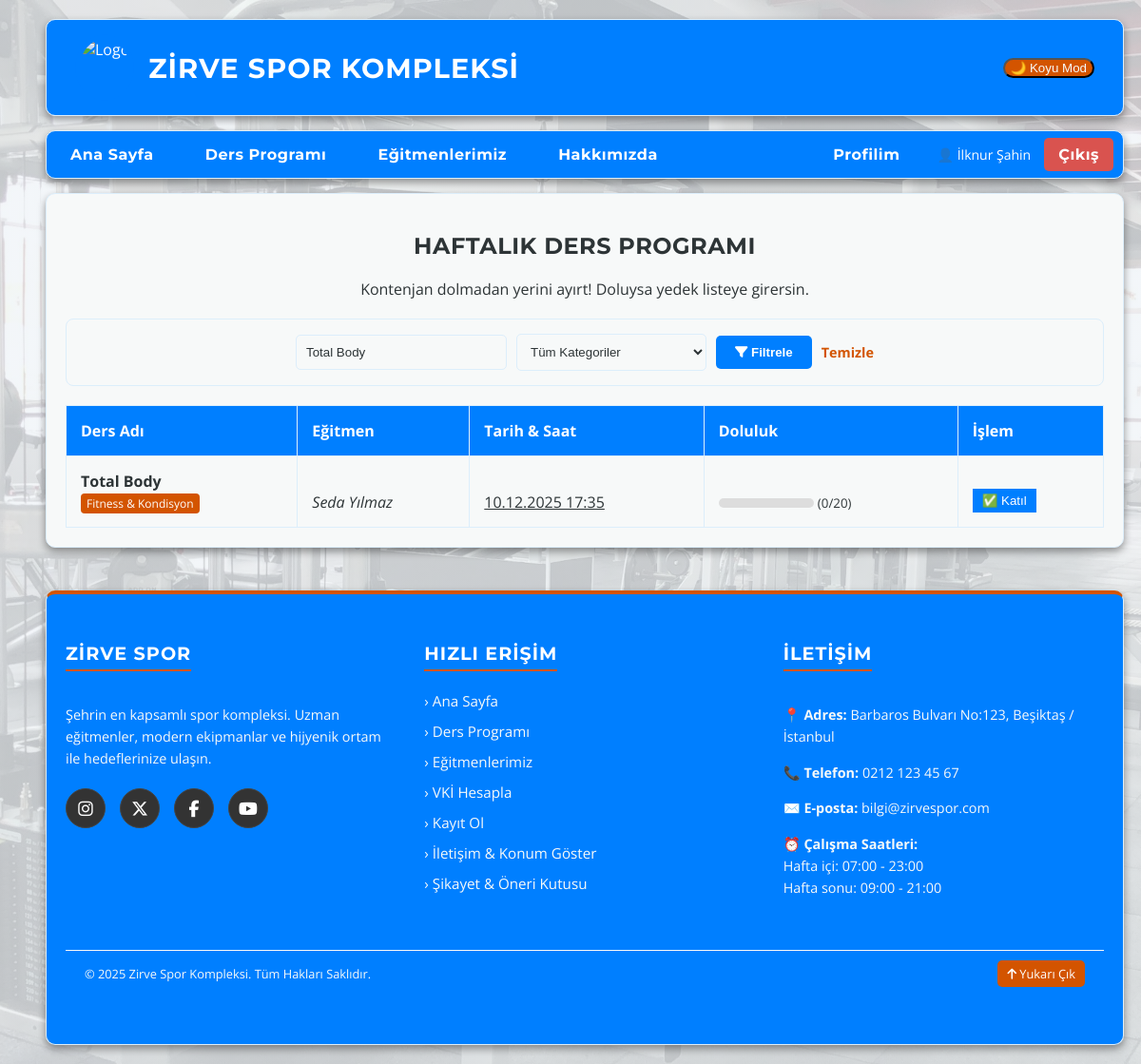
The app's page /dersler.php?ara=Total Body (signed in) with its own data.
### tables this page shows
CREATE TABLE `dersler` (
  `id` int(11) NOT NULL,
  `ders_adi` varchar(100) NOT NULL,
  `kategori_id` int(11) DEFAULT NULL,
  `egitmen_id` int(11) DEFAULT NULL,
  `tarih_saat` datetime NOT NULL,
  `kontenjan` int(11) DEFAULT 15
);

CREATE TABLE `kategoriler` (
  `id` int(11) NOT NULL,
  `kategori_adi` varchar(50) NOT NULL
);

CREATE TABLE `egitmenler` (
  `id` int(11) NOT NULL,
  `ad_soyad` varchar(100) NOT NULL,
  `uzmanlik` varchar(100) NOT NULL,
  `biyografi` text DEFAULT NULL,
  `resim_yolu` varchar(255) DEFAULT NULL,
  `eposta` varchar(100) DEFAULT NULL,
  `sifre` varchar(255) DEFAULT NULL
);

### dersler.php (the view, shortened to what this page needs)
<?php
require_once 'db.php';
$sql = "SELECT d.*, e.ad_soyad as egitmen_adi, k.kategori_adi,
        (SELECT COUNT(*) FROM rezervasyonlar WHERE ders_id = d.id AND durum = 'onayli') as dolu_yer
        FROM dersler d
        JOIN egitmenler e ON d.egitmen_id = e.id
        LEFT JOIN kategoriler k ON d.kategori_id = k.id
        WHERE 1=1";
$params = [];
if (isset($_GET['ara']) && !empty($_GET['ara'])) {
    $sql .= " AND (d.ders_adi LIKE ? OR e.ad_soyad LIKE ?)";
    $params[] = "%" . $_GET['ara'] . "%";
    $params[] = "%" . $_GET['ara'] . "%";
}
$sql .= " ORDER BY d.tarih_saat ASC";
$stmt = $db->prepare($sql);
$stmt->execute($params);
$dersler = $stmt->fetchAll(PDO::FETCH_ASSOC);
?>
<!DOCTYPE html>
<html lang="tr">
<head>
    <link rel="stylesheet" href="assets/css/style.css">
    <link rel="stylesheet" href="https://cdnjs.cloudflare.com/ajax/libs/font-awesome/6.5.1/css/all.min.css">
</head>
<body>
    <div class="sayfa-duzeni">
        <header class="kutu baslik">
            <div class="logo-bolumu">
                <img src="resimler/logo.png" alt="Logo" class="logo">
                <h1>ZİRVE SPOR KOMPLEKSİ</h1>
            </div>
            <button id="tema-btn">🌙 Koyu Mod</button>
        </header>
        <nav class="kutu menu" style="display: flex; align-items: center; justify-content: space-between; padding-right: 10px;">
            <div>
                <a href="index.php">Ana Sayfa</a>
                <a href="dersler.php">Ders Programı</a>
                <a href="egitmenler.php">Eğitmenlerimiz</a>
                <a href="hakkimizda.php">Hakkımızda</a>
            </div>
            <div>
                <?php if (isset($_SESSION['uye_id'])): ?>
                    <a href="vki.php" style="margin-right:10px;">Profilim</a>
                    <span style="color: white; font-size: 14px; margin-right:10px;">👤 <?php echo $_SESSION['ad_soyad']; ?></span>
                    <a href="cikis.php" style="background-color: #d9534f; padding: 8px 15px; border-radius: 5px;">Çıkış</a>
                <?php endif; ?>
            </div>
        </nav>
        <main class="kutu orta" style="grid-column: 1 / -1;">
            <h2 style="text-align:center;">HAFTALIK DERS PROGRAMI </h2>
            <p style="text-align:center; margin-bottom:20px;">Kontenjan dolmadan yerini ayırt! Doluysa yedek listeye girersin.</p>
            <form class="filtre-alani" method="GET">
                <input type="text" name="ara" placeholder="Ders adı veya eğitmen ara..." value="<?php echo isset($_GET['ara']) ? htmlspecialchars($_GET['ara']) : ''; ?>">
                <select name="kategori_id">
                    <option value="">Tüm Kategoriler</option>
                </select>
                <button type="submit"><i class="fa-solid fa-filter"></i> Filtrele</button>
                <?php if (isset($_GET['ara']) || isset($_GET['kategori_id'])): ?>
                    <a href="dersler.php" style="color:var(--vurgu-renk); font-weight:bold; text-decoration:none; font-size:0.9rem;">Temizle</a>
                <?php endif; ?>
            </form>
            <div class="tablo-kapsayici">
                <table>
                    <thead>
                        <tr>
                            <th>Ders Adı</th>
                            <th>Eğitmen</th>
                            <th>Tarih & Saat</th>
                            <th>Doluluk</th>
                            <th>İşlem</th>
                        </tr>
                    </thead>
                    <tbody>
                        <?php foreach ($dersler as $ders):
                            $doluMu = ($ders['dolu_yer'] >= $ders['kontenjan']);
                            $katAdi = !empty($ders['kategori_adi']) ? $ders['kategori_adi'] : '';
                        ?>
                            <tr class="ders-item">
                                <td class="tablo-kalin">
                                    <?php echo htmlspecialchars($ders['ders_adi']); ?>
                                    <?php if ($katAdi): ?>
                                        <br><span style="font-size:0.75rem; font-weight:normal; background:var(--vurgu-renk); color:white; padding:2px 6px; border-radius:4px;"><?php echo htmlspecialchars($katAdi); ?></span>
                                    <?php endif; ?>
                                </td>
                                <td class="tablo-italik"><?php echo htmlspecialchars($ders['egitmen_adi']); ?></td>
                                <td class="tablo-alti-cizili"><?php echo date("d.m.Y H:i", strtotime($ders['tarih_saat'])); ?></td>
                                <td>
                                    <div class="progress-bg">
                                    </div>
                                    <small>(<?php echo $ders['dolu_yer']; ?>/<?php echo $ders['kontenjan']; ?>)</small>
                                </td>
                                <td>
                                    <form method="POST">
                                        <?php if ($doluMu): ?>
                                            <button type="submit" name="derse_katil" style="background-color: #e67e22; color:white; border:none; padding:5px 10px; cursor:pointer;">
                                                ⏳ Yedek
                                            </button>
                                        <?php else: ?>
                                            <button type="submit" name="derse_katil" style="background-color: var(--ana-renk); color:white; border:none; padding:5px 10px; cursor:pointer;">
                                                ✅ Katıl
                                            </button>
                                        <?php endif; ?>
                                    </form>
                                </td>
                            </tr>
                        <?php endforeach; ?>
                    </tbody>
                </table>
            </div>
        </main>
        <footer class="kutu alt">
            <div class="footer-icerik">
                <div class="footer-kolon">
                    <h3>ZİRVE SPOR</h3>
                    <p>Şehrin en kapsamlı spor kompleksi. Uzman eğitmenler, modern ekipmanlar ve hijyenik ortam ile hedeflerinize ulaşın.</p>
                    <div class="sosyal-ikonlar">
                        <a href="https://instagram.com" target="_blank" title="Instagram"><i class="fa-brands fa-instagram"></i></a>
                        <a href="https://twitter.com" target="_blank" title="X"><i class="fa-brands fa-x-twitter"></i></a>
                        <a href="https://facebook.com" target="_blank" title="Facebook"><i class="fa-brands fa-facebook-f"></i></a>
                        <a href="https://youtube.com" target="_blank" title="YouTube"><i class="fa-brands fa-youtube"></i></a>
                    </div>
                </div>
                <div class="footer-kolon">
                    <h3>HIZLI ERİŞİM</h3>
                    <ul>
                        <li><a href="index.php">› Ana Sayfa</a></li>
                        <li><a href="dersler.php">› Ders Programı</a></li>
                        <li><a href="egitmenler.php">› Eğitmenlerimiz</a></li>
                        <li><a href="vki.php">› VKİ Hesapla</a></li>
                        <li><a href="kayit.php">› Kayıt Ol</a></li>
                        <li><a href="javascript:void(0)" onclick="haritaAc()">› İletişim & Konum Göster</a></li>
                        <li><a href="javascript:void(0)" onclick="sikayetAc()">› Şikayet & Öneri Kutusu</a></li>
                    </ul>
                </div>
                <div class="footer-kolon">
                    <h3>İLETİŞİM</h3>
                    <p>📍 <strong>Adres:</strong> Barbaros Bulvarı No:123, Beşiktaş / İstanbul</p>
                    <p>📞 <strong>Telefon:</strong> 0212 123 45 67</p>
                    <p>✉️ <strong>E-posta:</strong> bilgi@zirvespor.com</p>
                    <p>⏰ <strong>Çalışma Saatleri:</strong><br>Hafta içi: 07:00 - 23:00<br>Hafta sonu: 09:00 - 21:00</p>
                </div>
            </div>
            <div class="footer-alt-bar" style="display:flex; justify-content:space-between; align-items:center; padding: 10px 20px;">
                <p style="margin:0;">© 2025 Zirve Spor Kompleksi. Tüm Hakları Saklıdır.</p>
                <a href="#top" style="color:white; text-decoration:none; background:var(--vurgu-renk); padding:5px 10px; border-radius:5px; font-size:0.8rem;">
                    <i class="fa-solid fa-arrow-up"></i> Yukarı Çık
                </a>
            </div>
        </footer>
    </div>
</body>
</html>

### assets/css/style.css (style rules this page uses)
html { scroll-behavior: smooth; }
:root { --ana-renk: #007fff; --vurgu-renk: #D35400; --arka-plan-rengi: 240, 244, 248; --kutu-arkaplan: #F7F9F9; --yazi-rengi: #2D3436; --kenarlik: #dceefb; --menu-arkaplan: #007fff; --golge: 0 4px 8px rgba(0, 0, 0, 0.4); --bg-resim: url('../../resimler/bg.jpg'); --perde-yogunlugu: 0.80; }
body { background-image: linear-gradient(rgba(var(--arka-plan-rengi), var(--perde-yogunlugu)), rgba(var(--arka-plan-rengi), var(--perde-yogunlugu))), var(--bg-resim); background-size: cover; background-attachment: fixed; background-position: center; color: var(--yazi-rengi); font-family: 'Open Sans', sans-serif; margin: 0; padding: 20px 0; transition: all 0.4s ease; }
h1, h2, h3, h4, h5, h6, .menu a, .btn-kayit, .slide-btn, .baslik h1 { font-family: 'Montserrat', sans-serif !important; letter-spacing: 0.5px; }
.sayfa-duzeni { display: grid; grid-template-areas: "baslik baslik baslik" "menu menu menu" "sol orta sag" "alt alt alt"; grid-template-columns: 22% 56% 22%; gap: 15px; width: 92%; max-width: 1200px; margin: 0 auto; }
.kutu { background-color: var(--kutu-arkaplan); padding: 20px; border: 1px solid var(--kenarlik); border-radius: 10px; box-shadow: var(--golge); }
.baslik { grid-area: baslik; background: linear-gradient(to right, var(--ana-renk), #007fff); color: white; display: flex; align-items: center; justify-content: space-between; padding: 15px 30px; }
.logo-bolumu { display: flex; align-items: center; }
.logo { height: 60px; margin-right: 15px; background-color: #007fff; padding: 5px; border-radius: 50%; }
.baslik h1 { margin: 0; font-size: 1.8rem; text-transform: uppercase; letter-spacing: 1px; }
#tema-btn { border-radius: 20px; background-color: #D35400; color: #F7F9F9; }
.menu { grid-area: menu; background-color: var(--menu-arkaplan); padding: 0; display: flex; justify-content: center; overflow: hidden; }
.menu a { color: white; text-decoration: none; padding: 15px 25px; display: inline-block; font-weight: bold; transition: background-color 0.3s; }
.kutu.alt { grid-area: alt; background-color: #007fff; color: #F7F9F9; padding: 50px 20px; border-top: 4px solid var(--vurgu-renk); text-align: left; margin-top: 30px; }
.footer-icerik { display: flex; flex-direction: row; justify-content: space-between; align-items: flex-start; flex-wrap: nowrap; gap: 40px; max-width: 100%; }
.footer-kolon { flex: 1; width: 33%; }
.footer-kolon h3 { color: white; font-size: 1.2rem; margin-top: 0; margin-bottom: 20px; border-bottom: 2px solid var(--vurgu-renk); padding-bottom: 5px; display: inline-block; text-transform: uppercase; letter-spacing: 1px; }
.footer-kolon p { font-size: 0.9rem; line-height: 1.6; color: #F7F9F9; }
.footer-kolon ul { list-style: none; padding: 0; margin: 0; }
.footer-kolon ul li { margin-bottom: 10px; }
.footer-kolon ul li a { color: #F7F9F9; text-decoration: none; transition: 0.3s; font-size: 0.95rem; }
.sosyal-ikonlar { display: flex; gap: 15px; margin-top: 20px; }
.sosyal-ikonlar a { color: white; font-size: 1.1rem; background: #333; width: 40px; height: 40px; border-radius: 50%; display: flex; align-items: center; justify-content: center; text-decoration: none; transition: 0.3s; border: 1px solid #444; }
.footer-alt-bar { text-align: center; margin-top: 40px; padding-top: 20px; border-top: 1px solid #F7F9F9; font-size: 0.8rem; color: #F7F9F9; }

### dersler.php (style rules this page uses)
table { width: 100%; border-collapse: collapse; margin-top: 20px; background-color: var(--kutu-arkaplan); }
th, td { padding: 15px; border: 1px solid var(--kenarlik); text-align: left; vertical-align: bottom; }
th { background-color: var(--ana-renk); color: white; }
.tablo-kalin { font-weight: bold; }
.tablo-italik { font-style: italic; }
.tablo-alti-cizili { text-decoration: underline; }
.progress-bg { background-color: #ddd; height: 10px; width: 100px; border-radius: 5px; overflow: hidden; display: inline-block; }
.filtre-alani { background: var(--kutu-arkaplan); padding: 15px; border: 1px solid var(--kenarlik); border-radius: 8px; margin-bottom: 20px; display: flex; gap: 10px; align-items: center; justify-content: center; flex-wrap: wrap; }
.filtre-alani input, .filtre-alani select { padding: 10px; border: 1px solid var(--kenarlik); background-color: var(--arka-plan-rengi); color: var(--yazi-rengi); border-radius: 5px; min-width: 200px; }
.filtre-alani button { padding: 10px 20px; background: var(--ana-renk); color: white; border: none; border-radius: 5px; cursor: pointer; font-weight: bold; }

### records on screen
dersler: ders_adi "Total Body", kategori.kategori_adi "Fitness & Kondisyon", egitmen.ad_soyad "Seda Yılmaz", tarih_saat "10.12.2025 17:35", dolu_yer "0", kontenjan "20", shows "✅ Katıl"

### other values on screen
$_SESSION['ad_soyad'] "İlknur Şahin"
